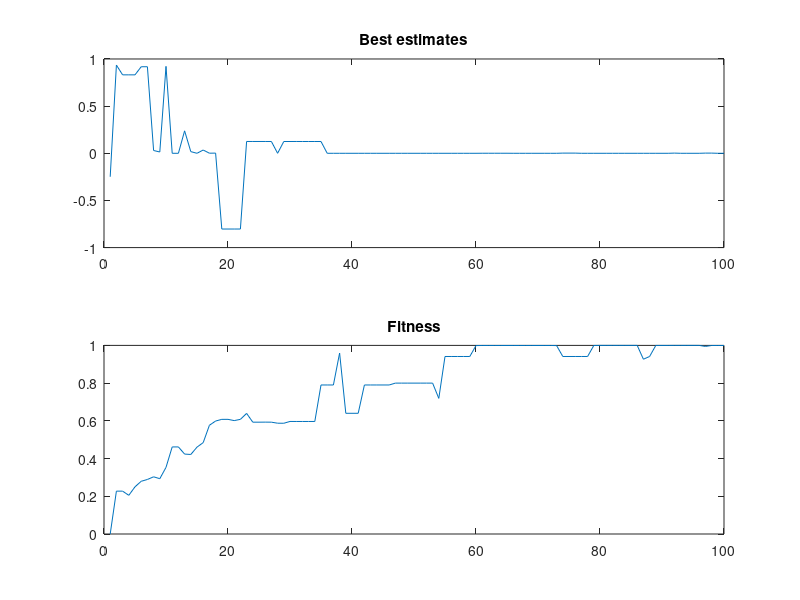

MATLAB code for this plot:
% Genetic Algorithm (Simple Demo) Matlab/Octave Program
% Written by X S Yang (Cambridge University)
% Usage: gasimple or gasimple('x*exp(-x)');

function [bestsol, bestfun, count] = gasimple()
global solnew sol pop popnew fitness fitold f range dimension;

dimension = 10; % Dimensions
range = [-1 1]; % Range/Domain
f = @func; % Function

% Initializing the parameters
rand('state', 0'); % Reset the random generator
popsize = 20; % Population size
MaxGen = 100; % Max number of generations
count = 0; % counter
nsite = 2; % number of mutation sites
pc = 0.95; % Crossover probability
pm = 0.05; % Mutation probability
nsbit = 16; % String length (bits)

% Generating the initial population
% rows: dimension
% columns: string length
% height: instance
% ie. 
%  a(:,:,1) =
%
%     0     0     0
%     1     0     0
%
%
% a(:,:,2) =
%
%     1     0     0
%     1     1     1
%
popnew = init_gen(dimension, nsbit, popsize);
fitness = zeros(1, popsize); % fitness array

% Display the shape of the function
x = range(1):0.1:range(2); % row vector between ranges with 0.1 steps
plot(x, f(x));

% Initialize solution <- initial population
% Convert the 16 bit string to decimal
for i = 1:size(popnew, 3),
    for j = 1:size(popnew, 1),
        solnew(j,i) = bintodec(popnew(j,:,i));
    end
end

% Start the evolution loop
for i = 1:MaxGen,
    % Record as the history
    fitold = fitness; 
    pop = popnew; 
    sol = solnew;
    
    for j = 1:popsize,
        % Crossover pair
        ii = floor(popsize * rand) + 1; 
        jj = floor(popsize * rand) + 1;
        
        % Cross over
        if pc > rand,
            [popnew(:, :, ii), popnew(:, :, jj)] = crossover(pop(:, :, ii), pop(:, :, jj));
            % Evaluate the new pairs
            count = count + 2;
            evolve(ii); 
            evolve(jj);
        end
     
        % Mutation at n sites
        if pm > rand,
            kk = floor(popsize * rand) + 1; count = count + 1;
            popnew(:, :, kk) = mutate(pop(:, :, kk), nsite);
            evolve(kk);
        end
    end % end for j
    
    % Record the current best
    bestfun(i) = min(fitness);
    bestsol(i) = mean(sol(bestfun(i) == fitness));
end

% Display results
set(gcf, 'color', 'w');
subplot (2, 1, 1); plot(bestsol); title('Best estimates');
subplot(2, 1, 2); plot(bestfun); title('Fitness');

% All the sub functions

% function func
function [dec] = func(x)
    dec = 0;
    for i = 1:size(x),
        dec = dec + abs(x(i))^(i+1);
    end;

% generation of the initial population
% create 
function pop = init_gen(ndimension, nsbit, npop)
    % String length=nsbit+l with pop(:,l) for the Sign
    pop = rand(ndimension, nsbit + 1, npop) > 0.5;

% Evolving the new generation
function evolve(j)
    global solnew popnew fitness fitold pop sol f;
    
    % loop through all the dimensions
    for k = 1:size(popnew, 1),
        solnew(k, j) = bintodec(popnew(k, :, j));
    end
    
    fitness(j) = 1/(1 +f(solnew(:, j)));
    
    if fitness(j) > fitold(j),
        pop(:, :, j) = popnew(:, :, j);
        sol(:, j) = solnew(:, j);
    end
    
% Convert a binary string into a decimal number
function [dec] = bintodec(bin)
    global range;
    % Length of the string without sign
    nn = length(bin) - 1;
    num = bin(2:end); % get the binary
    % Sign=+1 if bin(l)=0; Sign=-l if bin(l)=l.
    Sign = 1 - 2 * bin(1);
    dec = 0;
    % floating point/decimal place in a binary string
    dp = floor(log2(max(abs(range))));
    for i = 1:nn,
        dec = dec + num(i) * 2 ^ (dp - i);
    end
    dec = dec * Sign;
    
% Crossover operator
function [c, d] = crossover(a, b)
    for i = 1:size(a, 1),
        row_a = a(i,:);
        row_b = b(i,:);
        nn = length(row_a) - 1;
        % generating a random crossover point
        cpoint = floor(nn * rand) + 1;
        c(i,:) = [row_a(1:cpoint) row_b(cpoint + 1:end)];
        d(i,:) = [row_b(1:cpoint) row_a(cpoint + 1:end)];       
    end

% Mutatation operator
function anew = mutate(a, nsite)
    for i = 1:size(a,1),
        row_a = a(i,:);
        nn = length(row_a);
        anew = row_a;
        for j = 1:nsite,
            k = floor(rand * nn) + 1;
            anew(i,k) = mod(row_a(k) + 1, 2);
        end
    end
